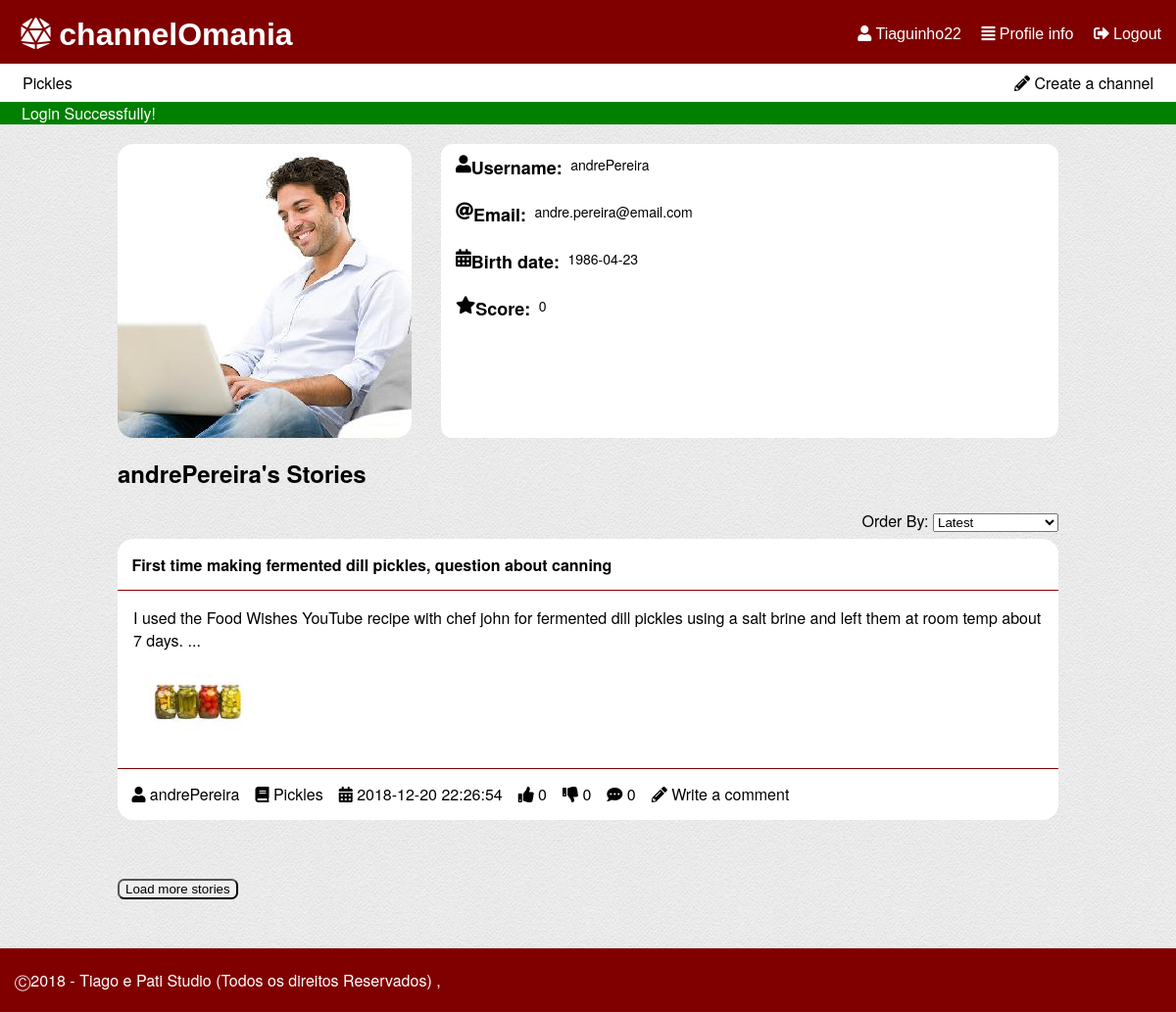
The app's page /pages/profile.php?userId=9 (signed in), older data.
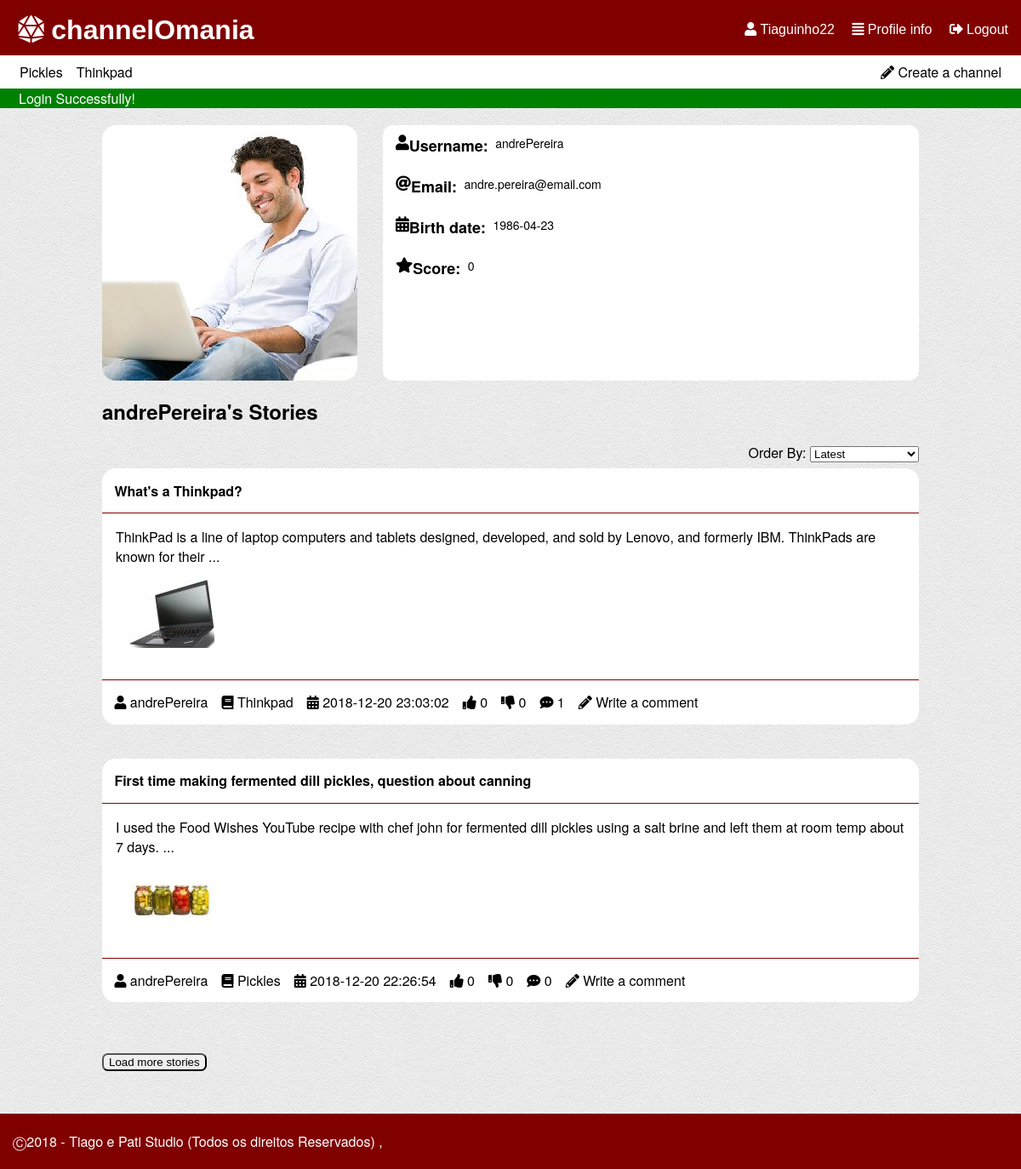
The same page, newer data.
### tables this page shows
CREATE TABLE "channel" (
	`ID`	INTEGER NOT NULL,
	`name`	TEXT NOT NULL CHECK(length(name) > 0 and length(name) < 30) UNIQUE,
	`coverImage`	TEXT,
	`author`	INTEGER NOT NULL,
	PRIMARY KEY(`ID`),
	FOREIGN KEY(`author`) REFERENCES `user`(`ID`) ON DELETE Cascade ON UPDATE No Action
);

CREATE TABLE "story" (
	`storyID`	INTEGER NOT NULL,
	`title`	TEXT NOT NULL CHECK(length ( title ) > 0 and length ( title ) < 80),
	`content`	TEXT NOT NULL CHECK(length ( content ) > 0),
	`upvotes`	INTEGER NOT NULL DEFAULT 0,
	`downvotes`	INTEGER NOT NULL DEFAULT 0,
	`author`	INTEGER NOT NULL,
	`date`	TEXT NOT NULL CHECK(length ( date ) > 0),
	`channel`	INTEGER NOT NULL,
	`image`	TEXT,
	PRIMARY KEY(`storyID`),
	FOREIGN KEY(`channel`) REFERENCES `channel`(`ID`) ON DELETE Cascade ON UPDATE No Action,
	FOREIGN KEY(`author`) REFERENCES `user`(`ID`) ON DELETE Cascade ON UPDATE No Action
);

CREATE TABLE "user" (
	`ID`	INTEGER NOT NULL PRIMARY KEY AUTOINCREMENT,
	`username`	TEXT NOT NULL CHECK(length ( username ) > 0 and length ( username ) < 16),
	`email`	TEXT NOT NULL,
	`password`	TEXT NOT NULL CHECK(length ( password ) > 5),
	`birth`	TEXT CHECK(length ( birth ) > 0),
	`profilePic`	TEXT,
	`score`	INTEGER DEFAULT 0,
	CONSTRAINT `username` UNIQUE(`username`)
);

### database/db_list.php (called while the page is built, shortened)
<?php
function listProfile($username) {
  $db = Database::instance()->db();
  $stmt = $db->prepare('SELECT * FROM user WHERE username = ?');
  $stmt->execute(array($username));
  return $stmt->fetch();
}
function getStoriesByUser($username,$sort='',$offset=0,$limit=5) {
  switch($sort){
    default:
      $order = 'storyID DESC';
      break;
  }
  $db = Database::instance()->db();
  $stmt = $db->prepare('SELECT *,(SELECT COUNT(*) FROM comment WHERE comment.story == storyID) AS n_comments,channel.name AS channelName FROM story INNER JOIN user ON user.ID == story.author INNER JOIN channel ON channel.ID == story.channel  WHERE user.username == ? ORDER BY '.$order.' LIMIT ? OFFSET ?');
  $stmt->execute(array($username,$limit,$offset));
  return $stmt->fetchAll();
}
function listChannel($sort='') {
  switch($sort){
    case 'mActive':
      $order = 'n_stories DESC';
      break;
  }
  $db = Database::instance()->db();
  $stmt = $db->prepare('SELECT *,(SELECT COUNT(*) FROM story WHERE story.channel == channel.ID) AS n_stories,channel.ID as channelId FROM channel INNER JOIN user ON author=user.ID ORDER BY '.$order);
  $stmt->execute();
  return $stmt->fetchAll();
}
?>

### database/db_user.php (called while the page is built, shortened)
<?php
function getUsernameFromId($id) {
  $db = Database::instance()->db();
  $stmt = $db->prepare('SELECT username FROM user WHERE ID = ?');
  $stmt->execute(array($id));
  return $stmt->fetch()['username'];
}
 ?>

### templates/tpl_mainpage.php (the view, shortened to what this page needs)
<?php include_once('../templates/tpl_story.php'); ?>
<?php function draw_story_list_item($story) { ?>
  <article>
    <header>
      <h1><a href = "../pages/story.php?storyId=<?php echo($story['storyID']); ?>" ><?php echo($story['title']); ?></a></h1>
    </header>
    <p><?php echo(substr($story['content'],0,140)); if(strlen($story['content']) > 140) echo("...");?></p>
    <?php if($story['image']!=NULL){ ?>
    <p><a href="../files/storyImages/<?php echo($story['image'])?>" target="_blank"><image class="storyThumbnail" src="../files/thumbStoryImages/<?php echo($story['image'])?>" /></a></p>
    <?php }?>
    <footer><?php draw_story_info($story); ?></footer>
  </article>
<?php } ?>
<?php function draw_story_info($story) { ?>
  <ul>
    <li><a href="../pages/profile.php?userId=<?php echo($story['storyAuthor']); ?>"><i class="fas fa-user"></i> <?php echo($story['username']); ?></a></li>
    <li><a href="../pages/channel.php?channelId=<?php echo($story['channel']); ?>"><i class="fas fa-book"></i> <?php echo($story['channelName']); ?></a></li>
    <li><i class="fas fa-calendar-alt"></i> <?php echo($story['date']); ?></li>
    <li class="nUpVote" data-id="<?php echo($story['storyID']); ?>"><i class="fas fa-thumbs-up"></i> <?php echo($story['upvotes']); ?></li>
    <li class="nDownVote" data-id="<?php echo($story['storyID']); ?>"><i class="fas fa-thumbs-down"></i> <?php echo($story['downvotes']); ?></li>
    <li><i class="fas fa-comment-dots"></i> <?php echo($story['n_comments']); ?></li>
    <li><a href="../pages/new_comment.php?storyId=<?php echo($story['storyID']); ?>"><i class="fas fa-pencil-alt"></i> Write a comment</a></li>
  </ul>
<?php } ?>

### pages/profile.php (shortened to what this page needs)
<?php
  include_once('../database/db_list.php');
  include_once('../database/db_user.php');
  include_once('../templates/tpl_common.php');
  include_once('../templates/tpl_profile.php');
  include_once('../templates/tpl_mainpage.php');
  if (isset($_SESSION['username'])){
    draw_header($_SESSION['username']."'s Profile");
  }else {
    header('Location: login.php');
    die();
  }
  if(isset($_GET['userId']))
    $userInfo = listProfile(getUsernameFromId($_GET['userId']));
  else
    $userInfo = listProfile($_SESSION['username']);
  $userInfo['stories']=getStoriesByUser($userInfo['username']);
  draw_profile($userInfo);
  draw_user_stories($userInfo['username'], $userInfo['stories']);
  draw_footer();
?>

### templates/tpl_common.php (shortened to what this page needs)
<?php function draw_header($tabText = ""){
?>
<!DOCTYPE html>
<html lang="en-US">
  <head>
    <link href="../css/style.css" rel="stylesheet">
    <link href="../css/input.css" rel="stylesheet">
    <link href="../css/links.css" rel="stylesheet">
    <link rel="stylesheet" href="https://use.fontawesome.com/releases/v5.5.0/css/all.css">
  </head>
  <body>
    <header id="header">
      <?php if(isset($_SESSION['username'])){ ?>
        <div id='options'>
          <a href="../pages/profile.php"><i class="fas fa-user"></i> <?php echo($_SESSION['username']) ?></a>
          <a href="../pages/profile.php"><i class="fas fa-align-justify"></i> Profile info</a>
          <a href="../actions/action_logout.php"><i class="fas fa-sign-out-alt"></i> Logout</a>
        </div>
      <?php } ?>
      <h1><a href="mainpage.php"><i class="fas fa-dice-d20"></i> channelOmania</a></h1>
    </header>
    <?php if(isset($_SESSION['username'])){ ?>
    <div id="list_channels">
      <p><a href = "../pages/new_channel.php" ><i class="fas fa-pencil-alt"></i> Create a channel</a></p>
      <?php $channels = listChannel('mActive'); ?>
      <ul>
      <?php if(count($channels) > 5) { ?>
        <?php for ($i=0; $i < 5; $i++) { ?>
          <li><a href = "../pages/channel.php?channelId=<?php echo($channels[$i]['channelId']); ?>" ><?php echo($channels[$i]['name']); ?></a></li>
        <?php } ?>
          <li id="moreChannels"><a href = "../pages/all_channels.php" >More Channels</a></li>
      <?php } else { ?>
        <?php foreach($channels as $channel_list){ ?>
          <li><a href = "../pages/channel.php?channelId=<?php echo($channel_list['channelId']); ?>" ><?php echo($channel_list['name']); ?></a></li>
        <?php } ?>
      <?php } ?>
      </ul>
    </div>
    <?php } ?>
    <?php if (isset($_SESSION['messages'])) {?>
      <section id="messages">
        <?php foreach($_SESSION['messages'] as $message) { ?>
          <div class="<?=$message['type']?>"><?=$message['content']?></div>
        <?php } ?>
      </section>
    <?php unset($_SESSION['messages']); } ?>
<?php } ?>
<?php function draw_footer(){
  ?>
  <footer class="footer">
    <p>	&#9400;2018 - Tiago e Pati Studio (Todos os direitos Reservados) ,</p>
  </footer>
</body>
</html>
<?php }
 ?>

### templates/tpl_profile.php (shortened to what this page needs)
<?php function draw_profile($userInfo) { ?>
  <section id="profile">
    <a href="../files/profilePics/<?php if($userInfo['profilePic']!="") { echo($userInfo['profilePic']); } else {?>default.png<?php } ?>" target="_blank">
    <img id="profile_pic" src="../files/croppedProfile/<?php if($userInfo['profilePic']!="") { echo($userInfo['profilePic']); } else {?>default.png<?php } ?>" alt="<?php echo($userInfo['username']); ?>'s profile picture"></a>
    <div id="profile_info">
      <h2><i class="fas fa-user"></i>  Username: </h2>
      <h3><?php echo($userInfo['username']); ?></h3><br>
      <h2><i class="fas fa-at"></i>  Email: </h2>
      <h3 id="emailInfo"><a href="mailto:<?php echo($userInfo['email']); ?>"><?php echo($userInfo['email']); ?></a>
      <?php if($userInfo['username'] == $_SESSION['username']) { ?>
        <button text='Edit' onclick="edit('email')">Edit</button>
      <?php } ?></h3><br>
      <h2><i class="fas fa-calendar-alt"></i>  Birth date: </h2>
      <h3 id="birthInfo"><time datetime="<?php echo($userInfo['birth']); ?>"><?php echo($userInfo['birth']); ?></time>
        <?php if($userInfo['username'] == $_SESSION['username']) { ?>
          <button text='Edit' onclick="edit('birth')">Edit</button>
        <?php } ?></h3><br>
      <h2><i class="fas fa-star"></i> Score: </h2>
      <h3 id="score"><?php echo($userInfo['score']); ?></h3><br>
    </div>
  </section>
<?php } ?>
<?php function draw_user_stories($username, $stories) { ?>
  <section id="myStories" data-id="<?php echo $stories[0]['author'] ?>">
      <?php if($username == $_SESSION['username']) { ?>
        <ul id="myAddStory">
          <li><h1>My Stories</h1></li>
          <li><p id="addStory"><a href = "../pages/new_story.php" ><i class="fas fa-plus"></i> Add a story</a></p></li>
        </ul>
      <?php } else { ?>
        <h1><?php echo $username; ?>'s Stories</h1>
      <?php } ?>
      <?php draw_story_list($stories); ?>
  </section>
<?php } ?>

### templates/tpl_story.php (shortened to what this page needs)
<?php include_once('../templates/tpl_mainpage.php'); ?>
<?php include_once('../database/db_list.php'); ?>
<?php function draw_story_list($storyInfo) { ?>
  <p id="order">Order By:
  <select id='orderSelector'>
    <option value="mRecent">Latest</option>
  </select></p>
  <section id="storyList">
  <?php foreach($storyInfo as $story) { ?>
    <?php draw_story_list_item($story); ?>
  <?php } ?>
  </section>
  <?php if(count($storyInfo) != 0){ ?>
  <button id="btnLoadStories">Load more stories</button>
  <?php } ?>
<?php } ?>

### css/style.css (style rules this page uses)
body { font-family: IBMPlexSans, Helvetica Neue, Segoe UI, Helvetica, Verdana, Arial, sans-serif; background-image: url("../files/background.png"); margin: 0; }
ul { display: flex; flex-wrap: wrap; flex-direction: row; padding: 0; margin: 0; }
li { text-align: center; list-style-type: none; padding: 0.5em; }
#list_channels { background-color: white; position: relative; padding: 0px 15px; }
#list_channels p { float: right; margin: 0; }
#list_channels li, #list_channels p { padding: 0; }
#header { background-color: #800000; padding: 0.2em 15px; position: relative; }
#header h1 { margin: 0.2em; }
h1 { margin-left: 0.5em; }
#options { float: right; height: 0; }
article { background-color: white; width: 80%; margin: auto; border-radius: 1em; margin-bottom: 40px; }
article h1 { margin: auto; }
article header { margin-top: 1em; padding: 0.5em; border-bottom: 1px solid #800000; }
article p, article p,article img { padding-left: 1em; padding-right: 1em; }
article img { padding-bottom: 1em; }
article img { align-self: auto; }
article footer { padding: 0.4em; border-top: 1px solid #800000; }
#messages .error,#messages .success { padding-left: 22px; }
#messages .success { background-color: green; color: white; }
body,html { min-height: 80vh; }
#header div { margin-top: 1.2em; }
#btnLoadComments, #btnLoadStories { margin-top: 1em; margin-left: 10%; border-radius: 0.5em; }
#profile { display: flex; width: 80%; margin: auto; border-radius: 1em; margin-top: 20px; }
#profile #profile_info { float: left; height: 300px; width: 100%; border-radius: 1em; background-color: white; font-size: 75%; padding-left: 15px; vertical-align: middle; }
#profile #profile_info h2 { display: inline-flex; white-space: pre-wrap; margin: 11px 0px; }
#profile #profile_info h3 { display: inline; font-weight:300; padding-right: 20px; }
#profile #profile_pic { float: left; margin-right: 30px; border-radius: 1em; }
#myStories { display: block; width: 80%; margin: auto; }
#myStories h1 { margin: auto; }
#myStories #order { float: right; margin: 0; position: relative; margin-bottom: 20px; }
#storyList article h1, #story article h1 { margin: auto; padding: 0.4em; }
#myStories #storyList { width: 100%; margin-top: 50px; }
#channelStories #storyList article, #myStories #storyList article { width: 100%; margin-top: 10px; }
#myStories #storyList article { width: 100%; }
#myStories #btnLoadStories { margin: 20px 0px; }
#myStories h1 { margin: 19px 0px 20px 0px; }
.footer { clear: left; bottom: auto; margin-top: 30px; padding: 5px 15px; background-color: #800000; color: white; }
#order { margin-left: 15px; }

### css/links.css (style rules this page uses)
#header a { color: white; font-family: Helvetica; }
#header div a { list-style-type: none; padding-left: 1em; }
a:link, a:visited { color: black; text-decoration: none; }
#list_channels li a, #list_channels p a { padding: 0.5em 0.5em; display: block; }
article header a, #story_preview h3 a { font-weight: bold; }

Row changes from the older to the newer data that the page shows:
added channel: name "Thinkpad"
added story: title "What's a Thinkpad?", content "ThinkPad is a line of laptop computers and tablets designed, developed, and sold by Lenovo, and formerly IBM. ThinkPads are known for their", image (picture), author.username "andrePereira", channel.name "Thinkpad", date "2018-12-20 23:03:02", upvotes "0", downvotes "0", n_comments "1"
